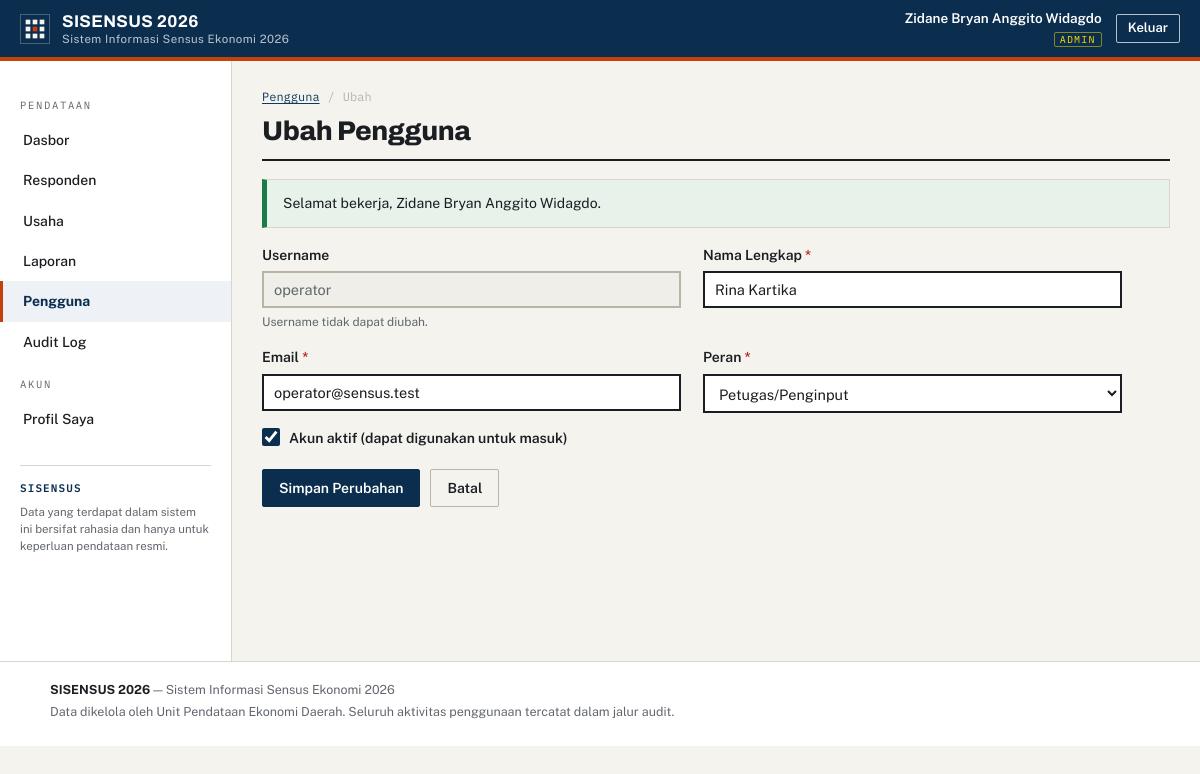
/pengguna/ubah.php?id=2 (signed in), run on the app's committed database.
### tables this page shows
CREATE TABLE users (
  id                    INT UNSIGNED NOT NULL AUTO_INCREMENT,
  username              VARCHAR(50)  NOT NULL,
  email                 VARCHAR(120) NOT NULL,
  password_hash         VARCHAR(255) NOT NULL,
  full_name             VARCHAR(100) NOT NULL,
  role                  ENUM('admin','operator','pimpinan') NOT NULL DEFAULT 'operator',
  is_active             TINYINT(1)   NOT NULL DEFAULT 1,
  failed_login_attempts INT UNSIGNED NOT NULL DEFAULT 0,
  locked_until          DATETIME     NULL DEFAULT NULL,
  last_login_at         DATETIME     NULL DEFAULT NULL,
  created_at            DATETIME     NOT NULL DEFAULT CURRENT_TIMESTAMP,
  updated_at            DATETIME     NOT NULL DEFAULT CURRENT_TIMESTAMP ON UPDATE CURRENT_TIMESTAMP,
  PRIMARY KEY (id),
  UNIQUE KEY uq_users_username (username),
  UNIQUE KEY uq_users_email (email),
  KEY idx_users_role (role)
);

### app/helpers.php (called while the page is built, shortened)
<?php
function e(?string $value): string
{
    return htmlspecialchars((string)$value, ENT_QUOTES | ENT_SUBSTITUTE, 'UTF-8');
}
function u(string $path): string
{
    return BASE_URL . '/' . ltrim($path, '/');
}
function flash_get(): ?array
{
    if (isset($_SESSION['flash'])) {
        $f = $_SESSION['flash'];
        return $f;
    }
    return null;
}
function int_input(string $key, int $default = 0): int
{
    $v = $_GET[$key] ?? $_POST[$key] ?? $default;
    return (int)$v;
}

### app/auth.php (called while the page is built, shortened)
<?php
function current_user(): ?array
{
    static $cached = false;
    static $user = null;
    if ($cached) return $user;
    $cached = true;
    $stmt = db()->prepare(
        'SELECT id, username, email, full_name, role, is_active
         FROM users WHERE id = ? AND is_active = 1 LIMIT 1'
    );
    $stmt->execute([(int)$_SESSION['user_id']]);
    $user = $stmt->fetch() ?: null;
    return $user;
}
function is_logged_in(): bool
{
    return current_user() !== null;
}
function require_login(): array
{
    $user = current_user();
    return $user;
}
function require_role(array $roles): array
{
    $user = require_login();
    return $user;
}
function can_edit_data(): bool
{
    $user = current_user();
    return $user !== null && in_array($user['role'], ['admin', 'operator'], true);
}
function role_label(string $role): string
{
    return [
        'admin'    => 'Administrator',
        'operator' => 'Petugas/Penginput',
        'pimpinan' => 'Pimpinan',
    ][$role] ?? $role;
}

### app/db.php (called while the page is built, shortened)
<?php
function db(): PDO
{
    static $pdo = null;
    if ($pdo === null) {
        $dsn = sprintf(
            'mysql:host=%s;port=%s;dbname=%s;charset=utf8mb4',
            DB_HOST, DB_PORT, DB_NAME
        );
        try {
            $pdo = new PDO($dsn, DB_USER, DB_PASS, [
                PDO::ATTR_ERRMODE            => PDO::ERRMODE_EXCEPTION,
                PDO::ATTR_DEFAULT_FETCH_MODE => PDO::FETCH_ASSOC,
                PDO::ATTR_EMULATE_PREPARES   => false,
                PDO::ATTR_STRINGIFY_FETCHES  => false,
            ]);
        } catch (PDOException $e) {
            error_log('[DB] ' . $e->getMessage());
            http_response_code(500);
            echo '<!doctype html><html lang="id"><meta charset="utf-8">'
               . '<title>Kesalahan Server</title>'
               . '<body style="font-family:sans-serif;text-align:center;padding-top:10vh">'
               . '<h1>503 — Layanan basis data tidak tersedia</h1>'
               . '<p>Silakan hubungi administrator sistem.</p></body></html>';
            exit;
        }
    }
    return $pdo;
}

### app/bootstrap.php (called while the page is built, shortened)
<?php
require_once __DIR__ . '/db.php';
require_once __DIR__ . '/helpers.php';
require_once __DIR__ . '/auth.php';
if (is_logged_in()) {
    $now = time();
    if (isset($_SESSION['last_activity']) && ($now - $_SESSION['last_activity']) > SESSION_IDLE_TIMEOUT) {
        audit_log('LOGOUT_IDLE', null, null, 'Sesi berakhir karena idle');
        session_unset();
        session_destroy();
        session_start();
        session_regenerate_id(true);
        flash_set('peringatan', 'Sesi Anda berakhir karena tidak ada aktivitas. Silakan masuk kembali.');
        redirect('login.php');
    }
    if (isset($_SESSION['session_start']) && ($now - $_SESSION['session_start']) > SESSION_ABS_TIMEOUT) {
        audit_log('LOGOUT_ABSOLUTE', null, null, 'Sesi mencapai batas absolut');
        session_unset();
        session_destroy();
        session_start();
        session_regenerate_id(true);
        flash_set('peringatan', 'Masa sesi habis. Silakan masuk kembali.');
        redirect('login.php');
    }
    $_SESSION['last_activity'] = $now;
    if (!isset($_SESSION['session_start'])) {
        $_SESSION['session_start'] = $now;
    }
}

### pengguna/ubah.php (the view, shortened to what this page needs)
<?php
require_once __DIR__ . '/../app/bootstrap.php';
$id = int_input('id', 0);
$stmt = db()->prepare('SELECT id, username, email, full_name, role, is_active FROM users WHERE id = ? LIMIT 1');
$stmt->execute([$id]);
$row = $stmt->fetch();
$isSelf = ((int)$row['id'] === (int)$user['id']);
$errors = [];
$old = [
    'email'     => $row['email'],
    'full_name' => $row['full_name'],
    'role'      => $row['role'],
    'is_active' => (string)$row['is_active'],
];
$active = 'pengguna';
$page_title = 'Ubah Pengguna';
$breadcrumb = ['Pengguna' => 'pengguna/index.php', 'Ubah' => null];
require __DIR__ . '/../templates/header_app.php';
?>
<form class="form-panel" method="post" action="<?= e(u('pengguna/ubah.php?id=' . $id)) ?>" novalidate>
  <div class="form-grid">
    <div class="form-row">
      <label>Username</label>
      <input type="text" value="<?= e($row['username']) ?>" disabled>
      <p class="field-hint">Username tidak dapat diubah.</p>
    </div>
    <div class="form-row<?= isset($errors['full_name']) ? ' has-error' : '' ?>">
      <label for="full_name">Nama Lengkap <span class="req">*</span></label>
      <input type="text" id="full_name" name="full_name" maxlength="100" value="<?= e($old['full_name']) ?>">
    </div>
    <div class="form-row<?= isset($errors['email']) ? ' has-error' : '' ?>">
      <label for="email">Email <span class="req">*</span></label>
      <input type="email" id="email" name="email" maxlength="120" value="<?= e($old['email']) ?>">
    </div>
    <div class="form-row<?= isset($errors['role']) ? ' has-error' : '' ?>">
      <label for="role">Peran <span class="req">*</span></label>
      <select id="role" name="role"<?= $isSelf ? ' disabled' : '' ?>>
        <?php foreach (VALID_ROLES as $r): ?>
          <option value="<?= e($r) ?>"<?= $old['role'] === $r ? ' selected' : '' ?>><?= e(role_label($r)) ?></option>
        <?php endforeach; ?>
      </select>
    </div>
    <div class="form-row form-row-full<?= isset($errors['is_active']) ? ' has-error' : '' ?>">
      <label class="check-label">
        <input type="checkbox" name="is_active" value="1"<?= (int)$old['is_active'] === 1 ? ' checked' : '' ?>>
        Akun aktif (dapat digunakan untuk masuk)
      </label>
    </div>
  </div>
  <div class="form-actions">
    <button class="btn btn-primary" type="submit">Simpan Perubahan</button>
    <a class="btn btn-ghost" href="<?= e(u('pengguna/index.php')) ?>">Batal</a>
  </div>
</form>
<?php require __DIR__ . '/../templates/footer.php'; ?>

### templates/header_app.php (shortened to what this page needs)
<?php
$user = current_user();
$isAdmin = ($user['role'] ?? '') === 'admin';
$nav = [
    'dashboard'  => ['label' => 'Dasbor',            'url' => 'dashboard.php',      'show' => true],
    'responden'  => ['label' => 'Responden',         'url' => 'responden/index.php','show' => true],
    'usaha'      => ['label' => 'Usaha',             'url' => 'usaha/index.php',    'show' => true],
    'laporan'    => ['label' => 'Laporan',           'url' => 'laporan.php',        'show' => true],
    'pengguna'   => ['label' => 'Pengguna',          'url' => 'pengguna/index.php', 'show' => $isAdmin],
    'audit'      => ['label' => 'Audit Log',         'url' => 'audit_log.php',      'show' => $isAdmin],
];
?>
<!doctype html>
<html lang="id">
<head>
<link rel="stylesheet" href="<?= e(u('assets/css/style.css')) ?>">
</head>
<body class="app">
<header class="app-topbar">
  <div class="app-topbar-inner">
    <div class="app-topbar-left">
      <a class="brand brand-on-dark" href="<?= e(u('dashboard.php')) ?>">
        <img class="brand-mark" src="<?= e(u('assets/img/logo.svg')) ?>" alt="Logo <?= e(APP_NAME) ?>" width="30" height="30">
        <span class="brand-text">
          <strong><?= e(APP_NAME) ?> <?= e(APP_YEAR) ?></strong>
          <span><?= e(APP_NAME_LONG) ?></span>
        </span>
      </a>
    </div>
    <div class="app-topbar-right">
      <div class="user-chip">
        <span class="user-chip-name"><?= e($user['full_name'] ?? '-') ?></span>
        <span class="user-chip-role"><?= e(strtoupper($user['role'] ?? '-')) ?></span>
      </div>
      <form method="post" action="<?= e(u('logout.php')) ?>" class="inline-form">
        <button class="btn btn-outline-light btn-sm" type="submit">Keluar</button>
      </form>
    </div>
  </div>
</header>
<div class="app-shell">
  <nav class="app-sidenav" id="app-sidenav" aria-label="Navigasi utama">
    <p class="sidenav-caption">Pendataan</p>
    <?php foreach ($nav as $key => $item): if (!$item['show']) continue; ?>
      <a class="sidenav-link<?= ($active ?? '') === $key ? ' is-active' : '' ?>" href="<?= e(u($item['url'])) ?>"><?= e($item['label']) ?></a>
    <?php endforeach; ?>
    <p class="sidenav-caption">Akun</p>
    <a class="sidenav-link<?= ($active ?? '') === 'profil' ? ' is-active' : '' ?>" href="<?= e(u('profil.php')) ?>">Profil Saya</a>
    <div class="sidenav-foot">
      <p class="sidenav-foot-title"><?= e(APP_NAME) ?></p>
      <p class="sidenav-foot-text">Data yang terdapat dalam sistem ini bersifat rahasia dan hanya untuk keperluan pendataan resmi.</p>
    </div>
  </nav>
  <main class="app-content" id="main-content">
    <?php if (!empty($breadcrumb)): ?>
      <nav class="breadcrumb" aria-label="Breadcrumb">
        <?php foreach ($breadcrumb as $label => $url): ?>
          <?php if ($url): ?>
            <a href="<?= e(u($url)) ?>"><?= e($label) ?></a><span aria-hidden="true">/</span>
          <?php else: ?>
            <span class="breadcrumb-here" aria-current="page"><?= e($label) ?></span>
          <?php endif; ?>
        <?php endforeach; ?>
      </nav>
    <?php endif; ?>
    <div class="page-head">
      <h1 class="page-title"><?= e($page_title ?? '') ?></h1>
    </div>
    <?php $flash = flash_get(); if ($flash): ?>
      <div class="flash flash-<?= e($flash['type']) ?>" role="status">
        <p><?= e($flash['msg']) ?></p>
      </div>
    <?php endif; ?>

### data on the page
users: full_name "Zidane Bryan Anggito Widagdo", role "ADMIN"
users: username "operator", full_name "Rina Kartika", email "operator@sensus.test", is_active "☑"

### other printed values
APP_NAME "SISENSUS"
APP_YEAR "2026"
APP_NAME_LONG "Sistem Informasi Sensus Ekonomi 2026"
$item['label'] "Dasbor"
$item['label'] "Responden"
$item['label'] "Usaha"
$item['label'] "Laporan"
$item['label'] "Pengguna"
$item['label'] "Audit Log"
$label "Pengguna"
$label "Ubah"
$page_title "Ubah Pengguna"
$flash['msg'] "Selamat bekerja, Zidane Bryan Anggito Widagdo."
APP_ORG "Unit Pendataan Ekonomi Daerah"
form field role "Petugas/Penginput"
